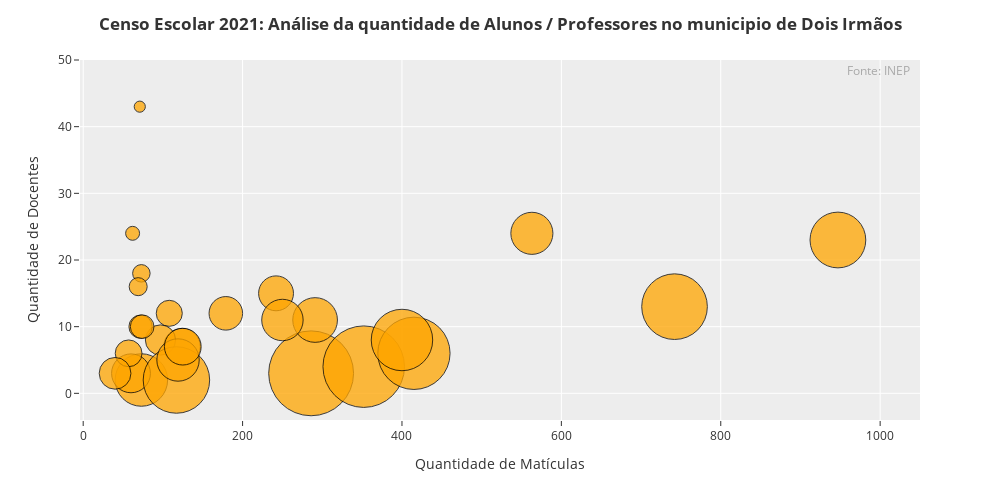

Source (notebook cell):
### Code cell
grafic_dois_irmaos.update_layout(
  title="<b>Censo Escolar 2021: Análise da quantidade de Alunos / Professores no municipio de Dois Irmãos<b>",
  font_size= 14
)

grafic_dois_irmaos.update_traces(marker_color = "orange")
#Aplicando borda nos circulos
grafic_dois_irmaos.update_traces(marker_line_width = 1, marker_line_color= "black")


# Alterando os títulos dos eixos x e y:
grafic_dois_irmaos.update_layout(
    xaxis_title= "Quantidade de Matículas",
    yaxis_title= "Quantidade de Docentes",
    font_size= 12
)

# Incluindo a fonte
grafic_dois_irmaos.add_annotation(
    text= "Fonte: INEP",
    xref= "paper",
    yref= "paper",
    font_color= "darkgrey",
    font_size= 12,
    showarrow= False,
    y= 1,
    x= 0.99
)

### Figure 1 — Plotly figure (JSON) as saved in the notebook; plotly's stock layout.template omitted (floating-point values rounded to 4 significant figures)
{"data": [{"customdata": [["E M E I PROF CLARICE MARIA ARANDT"], ["FADI - UNIDADE EDUCATIVA ESPERANCA"], ["FADI - UNIDADE EDUCATIVA PRIMAVERA"], ["COLEGIO IMACULADA CONCEICAO"], ["E M E F DR MARIO SPERB"], ["E M E F PROF CARLOS RAUSCH"], ["ESC EST ENS FUN JOAO GRAWER FILHO"], ["ESC EST ENS MED 10 DE SETEMBRO"], ["E M E F PROF MATHEUS GRIMM"], ["ESC EST TECNICA AFFONSO WOLF"], ["E M E F ALBANO HANSEN"], ["E M E F PROF ARNO NIENOW"], ["E M E F PROF PAULO ARANDT"], ["E M E F 29 DE SETEMBRO"], ["E M E I PROFESSORA HEDA ALVES NIENOW"], ["FADI - UNIDADE EDUCATIVA PEQUENA FLORESTA"], ["E M E F PRIMAVERA"], ["E M E F FELIPPE ALFREDO WENDLING"], ["FADI - UNIDADE EDUCATIVA BEM-ME-QUER"], ["FADI - UNIDADE EDUCATIVA VIDA NOVA"], ["E M E I JARDIM DA ALEGRIA"], ["FADI - UNIDADE EDUCATIVA BONS AMIGOS"], ["ESC DE ED INF BRUXINHA FACEIRA LTDA"], ["FADI - UNIDADE EDUCATIVA RAIO DE SOL"], ["FADI - UNIDADE EDUCATIVA PINGO DE GENTE"], ["FADI - UNIDADE EDUCATIVA SAO MIGUEL"], ["FADI - UNIDADE EDUCATIVA BEIRA RIO"]], "hovertemplate": "QT_MAT_BAS=%{x}<br>QT_DOC_BAS=%{y}<br>QT_MAT_POR_DOC=%{marker.size}<br>NO_ENTIDADE=%{customdata[0]}<extra></extra>", "legendgroup": "", "marker": {"color": "orange", "line": {"color": "black", "width": 1}, "opacity": 0.75, "size": [17.71, 36.5, 12.12, 95.33, 9, 88, 2.583, 57.08, 14.92, 41.17, 26.45, 69.17, 50, 16.13, 4.056, 1.651, 23.46, 22.73, 20, 4.312, 58.5, 23.8, 9.5, 7.2, 17.86, 13.33, 7.4], "sizemode": "area", "sizeref": 0.02648, "symbol": "circle"}, "mode": "markers", "name": "", "orientation": "v", "showlegend": false, "type": "scatter", "x": [124, 73, 97, 286, 108, 352, 62, 742, 179, 947, 291, 415, 400, 242, 73, 71, 563, 250, 60, 69, 117, 119, 57, 72, 125, 40, 74], "xaxis": "x", "y": [7, 2, 8, 3, 12, 4, 24, 13, 12, 23, 11, 6, 8, 15, 18, 43, 24, 11, 3, 16, 2, 5, 6, 10, 7, 3, 10], "yaxis": "y"}], "layout": {"annotations": [{"font": {"color": "darkgrey", "size": 12}, "showarrow": false, "text": "Fonte: INEP", "x": 0.99, "xref": "paper", "y": 1, "yref": "paper"}], "font": {"size": 12}, "height": 500, "legend": {"itemsizing": "constant", "tracegroupgap": 0}, "margin": {"t": 60}, "title": {"text": "<b>Censo Escolar 2021: Análise da quantidade de Alunos / Professores no municipio de Dois Irmãos<b>"}, "width": 1000, "xaxis": {"anchor": "y", "domain": [0, 1], "range": [-4, 1050], "title": {"text": "Quantidade de Matículas"}}, "yaxis": {"anchor": "x", "domain": [0, 1], "range": [-4, 50], "title": {"text": "Quantidade de Docentes"}}}}
